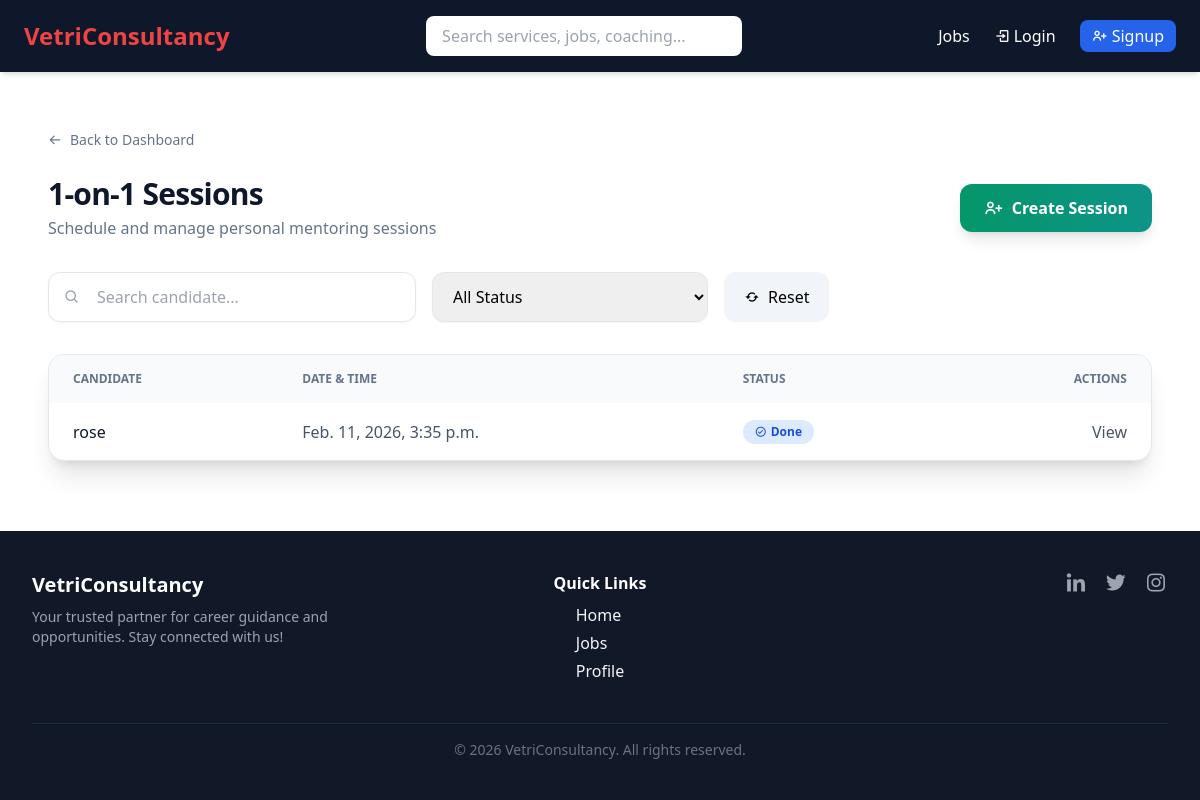
Before: /dashboard/appointments/?type=ONE_ON_ONE with the older database file.
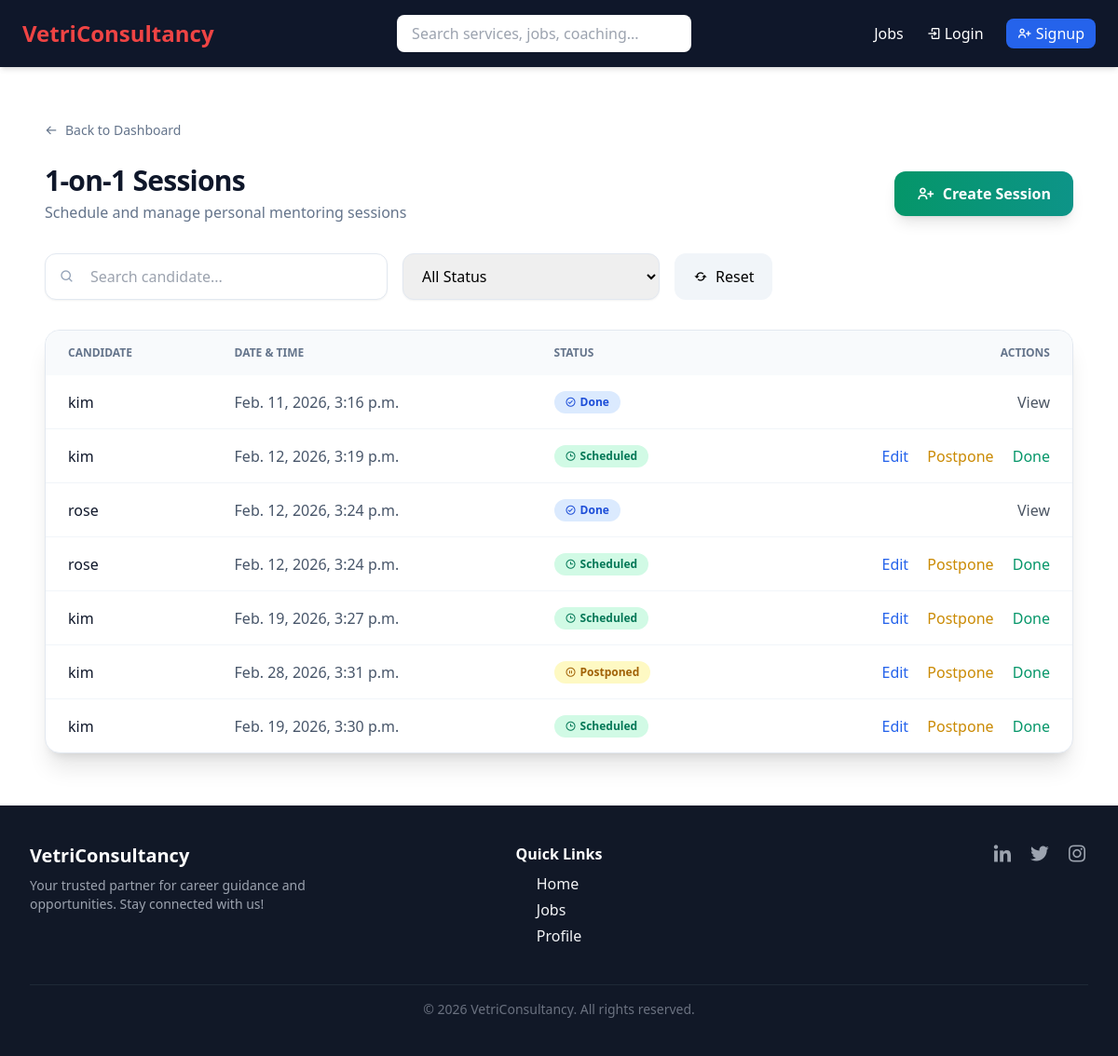
After: the same page with the newer database file.
### VCS/models.py (models this page shows, shortened)
class Appointment(models.Model):
    TYPE_CHOICES = [
        ('INTERVIEW', 'Interview'),
        ('ONE_ON_ONE', '1-1 Session'),
    ]
    STATUS_CHOICES = [
        ('SCHEDULED', 'Scheduled'),
        ('DONE', 'Done'),
        ('POSTPONED', 'Postponed'),
    ]
    application = models.ForeignKey(JobApplication, on_delete=models.CASCADE, null=True, blank=True)
    consultant = models.ForeignKey(
        User,
        on_delete=models.SET_NULL,
        null=True,
        blank=True,
        related_name="consultant_appointments"
    )
    appointment_type = models.CharField(max_length=20,
                                        choices=TYPE_CHOICES,
                                        default='INTERVIEW')
    scheduled_at = models.DateTimeField()
    status = models.CharField(max_length=20, choices=STATUS_CHOICES, default='SCHEDULED')
    notes = models.TextField(blank=True)
    created_at = models.DateTimeField(null=True, blank=True)
    interview_type = models.CharField(
        max_length=20,
        choices=[('BEHAVIORAL', 'Behavioral'), ('TECHNICAL', 'Technical'), ('CASE_STUDY', 'Case Study')],
        blank=True,
        null=True
    )
    target_role = models.CharField(max_length=100, blank=True)
    video_link = models.URLField(blank=True)
    is_mock_interview = models.BooleanField(default=False)
    waitlist = models.BooleanField(default=False)

class JobApplication(models.Model):
    STATUS_CHOICES = [
        ('APPLIED', 'Applied'),
        ('VIEWED', 'Viewed by Recruiter'),
        ('WAITING', 'Waiting for Recruiter Action'),
        ('REJECTED', 'Rejected'),
        ('HIRED', 'Hired'),
    ]
    user = models.ForeignKey(User, on_delete=models.CASCADE)
    job = models.ForeignKey(Job, on_delete=models.CASCADE)
    applied_at = models.DateTimeField(auto_now_add=True)
    status = models.CharField(max_length=20, choices=STATUS_CHOICES, default='APPLIED')
    updated_at = models.DateTimeField(auto_now=True)
    resume = models.FileField(upload_to='resumes/', blank=True, null=True)
    class Meta:
        unique_together = ('user', 'job')

### VCS/views.py (the view)
# urls.py: path('dashboard/appointments/', appointment_list, name='appointment_list'),
def appointment_list(request):
    appt_type = request.GET.get("type")
    search_query = request.GET.get("search", "")
    appointments = Appointment.objects.all()
    if appt_type:
        appointments = appointments.filter(appointment_type=appt_type)
    if search_query:
        appointments = appointments.filter(application__user__username__icontains=search_query)
    template_name = {
        'INTERVIEW': 'admin/interview_list.html',
        'ONE_ON_ONE': 'admin/one_on_one_list.html',
    }.get(appt_type)
    users = User.objects.filter(
        profile__isnull=False,
        is_superuser=False
    ).filter(
        Q(profile__is_pro=True) | Q(profile__is_proplus=True)
    ).select_related('profile')
    todays_slots, created = InterviewSlot.objects.get_or_create(date=date.today())
    context = {
        "appointments": appointments,
        "appt_type": appt_type,
        "search_query": search_query,
        "users": users,
        'todays_slots': todays_slots,
    }
    return render(request, template_name, context)

### VCS/templates/admin/one_on_one_list.html (shortened to what this page needs)
{% extends 'base.html' %}
{% block content %}
<link href="https://unpkg.com/boxicons@2.1.4/css/boxicons.min.css" rel="stylesheet">
<div class="max-w-7xl mx-auto px-6 py-8">
    <a href="{% url 'admin_dashboard' %}"
       class="inline-flex items-center gap-2 text-sm font-medium text-slate-500 hover:text-slate-900 transition">
        <i class='bx bx-arrow-back'></i>
        Back to Dashboard
    </a>
    <div class="mt-6 flex flex-col sm:flex-row sm:items-center sm:justify-between gap-4">
        <div>
            <h1 class="text-3xl font-bold tracking-tight text-slate-900">
                1-on-1 Sessions
            </h1>
            <p class="mt-1 text-slate-500">
                Schedule and manage personal mentoring sessions
            </p>
        </div>
        <button onclick="openCreateModal()"
                class="inline-flex items-center gap-2
                       bg-gradient-to-r from-emerald-600 to-teal-600
                       text-white px-6 py-3 rounded-xl font-semibold
                       shadow-lg hover:shadow-xl hover:scale-[1.02] transition">
            <i class='bx bx-user-plus text-xl'></i>
            Create Session
        </button>
    </div>
    <div class="mt-8 flex flex-col lg:flex-row gap-4">
        <div class="relative w-full lg:w-1/3">
            <i class='bx bx-search absolute left-4 top-1/2 -translate-y-1/2 text-slate-400'></i>
            <input id="searchInput" type="text"
                   placeholder="Search candidate..."
                   class="w-full pl-12 pr-4 py-3 rounded-xl border border-slate-200
                          focus:ring-2 focus:ring-emerald-500 shadow-sm">
        </div>
        <select id="statusFilter"
                class="w-full lg:w-1/4 px-4 py-3 rounded-xl border border-slate-200
                       focus:ring-2 focus:ring-emerald-500 shadow-sm">
            <option value="">All Status</option>
        </select>
        <button id="clearFilters"
                class="inline-flex items-center gap-2 px-5 py-3 rounded-xl
                       bg-slate-100 hover:bg-slate-200 transition font-medium">
            <i class='bx bx-refresh'></i>
            Reset
        </button>
    </div>
    <div class="mt-8 overflow-hidden rounded-2xl border border-slate-200 bg-white shadow-xl">
        <table class="min-w-full">
            <thead class="bg-slate-50">
                <tr>
                    <th class="px-6 py-4 text-left text-xs font-semibold text-slate-500 uppercase">Candidate</th>
                    <th class="px-6 py-4 text-left text-xs font-semibold text-slate-500 uppercase">Date & Time</th>
                    <th class="px-6 py-4 text-left text-xs font-semibold text-slate-500 uppercase">Status</th>
                    <th class="px-6 py-4 text-right text-xs font-semibold text-slate-500 uppercase">Actions</th>
                </tr>
            </thead>
            <tbody id="appointmentTable" class="divide-y divide-slate-100">
            {% for appt in appointments %}
                <tr class="appointment-row hover:bg-slate-50 transition"
                    data-status="{{ appt.status }}">
                    <td class="px-6 py-4 font-medium text-slate-900">
                        {{ appt.application.user.username }}
                    </td>
                    <td class="px-6 py-4 text-slate-600">
                        {{ appt.scheduled_at }}
                    </td>
                    <td class="px-6 py-4">
                        {% if appt.status == 'SCHEDULED' %}
                        <span class="inline-flex items-center gap-1 px-3 py-1 rounded-full
                                     bg-emerald-100 text-emerald-700 text-xs font-semibold">
                            <i class='bx bx-time'></i> Scheduled
                        </span>
                        {% elif appt.status == 'DONE' %}
                        <span class="inline-flex items-center gap-1 px-3 py-1 rounded-full
                                     bg-blue-100 text-blue-700 text-xs font-semibold">
                            <i class='bx bx-check-circle'></i> Done
                        </span>
                        {% elif appt.status == 'POSTPONED' %}
                        <span class="inline-flex items-center gap-1 px-3 py-1 rounded-full
                                     bg-yellow-100 text-yellow-700 text-xs font-semibold">
                            <i class='bx bx-pause-circle'></i> Postponed
                        </span>
                        {% endif %}
                    </td>
                    <td class="px-6 py-4 text-right space-x-4">
                        {% if appt.status != 'DONE' %}
                        <button onclick="openEditModal({{ appt.id }})"
                                class="text-blue-600 hover:text-blue-800 font-medium">
                            Edit
                        </button>
                        <button onclick="openPostponeModal({{ appt.id }})"
                                class="text-yellow-600 hover:text-yellow-800 font-medium">
                            Postpone
                        </button>
                        <button onclick="markAsDone({{ appt.id }})"
                                class="text-emerald-600 hover:text-emerald-800 font-medium">
                            Done
                        </button>
                        {% endif %}
                        {% if appt.status == 'DONE' %}
                        <button onclick="openViewModal({{ appt.id }})"
                                class="text-gray-600 hover:text-gray-800 font-medium">
                            View
                        </button>
                        {% endif %}
                    </td>
                </tr>
            {% empty %}
                <tr>
                    <td colspan="4" class="px-6 py-10 text-center text-slate-500">
                        No 1-on-1 sessions found
                    </td>
                </tr>
            {% endfor %}
            </tbody>
        </table>
    </div>
</div>
{% endblock %}

### VCS/templates/base.html (shortened to what this page needs)
<!DOCTYPE html>
<html lang="en" x-data="{ open: false, openQuery:false }">
<head>
    <script src="https://cdn.tailwindcss.com"></script>
    <link href="https://unpkg.com/boxicons@2.1.4/css/boxicons.min.css" rel="stylesheet">
    <link href="https://cdn.jsdelivr.net/npm/fullcalendar@6.1.11/index.global.min.css" rel="stylesheet">
</head>
<body class="flex flex-col min-h-screen">
    <header class="bg-slate-900 text-white px-6 py-4 flex flex-col md:flex-row md:items-center md:justify-between shadow-md">
    <div class="flex justify-between items-center w-full md:w-auto">
        <a href="/" class="text-2xl font-bold text-red-500 hover:text-red-600 transition-colors duration-200">
            VetriConsultancy
        </a>
    </div>
    <div :class="{'block': open, 'hidden': !open}" class="w-full mt-4 md:mt-0 md:flex md:items-center md:justify-between">
        <form action="/search/" method="get" class="w-full md:w-1/3 mx-auto mb-3 md:mb-0">
            <input type="text" name="q"
                   placeholder="Search services, jobs, coaching..."
                   class="w-full px-4 py-2 rounded-lg text-black focus:outline-none focus:ring-2 focus:ring-blue-500 transition shadow-sm">
        </form>
        <nav class="flex flex-col md:flex-row md:items-center space-y-2 md:space-y-0 md:space-x-6 text-sm md:text-base">
            <a href="/jobs/" class="hover:text-blue-400 transition duration-200">Jobs</a>
            {% if user.is_authenticated %}
            <div class="relative" id="notification-container">
                <button onclick="toggleNotifications()" class="relative text-2xl p-2 rounded hover:bg-slate-800 transition focus:outline-none">
                    <i class='bx bx-bell'></i>
                    {% if notification_count > 0 %}
                    <span class="absolute -top-1 -right-1 bg-red-600 text-white text-xs px-2 py-0.5 rounded-full">
                        {{ notification_count }}
                    </span>
                    {% endif %}
                </button>
                <div id="notification-dropdown"
                    class="absolute right-0 mt-2 w-80 bg-white text-black rounded-lg shadow-lg z-50 overflow-hidden transition-all duration-200 transform origin-top scale-95 opacity-0"
                    style="visibility: hidden;">
                    <div class="p-3 border-b font-semibold text-gray-800">Notifications</div>
                    {% for note in latest_notifications %}
                    <a href="{% url 'mark_notification_read' note.id %}"
                    class="block px-4 py-2 text-sm hover:bg-gray-100 {% if not note.is_read %}font-semibold{% endif %}">
                        {{ note.message|truncatechars:50 }}
                        <div class="text-xs text-gray-500">{{ note.created_at|date:"d M H:i" }}</div>
                    </a>
                    {% empty %}
                    <p class="p-4 text-sm text-gray-500">No notifications</p>
                    {% endfor %}
                    <a href="{% url 'notifications' %}"
                    class="block text-center py-2 text-blue-600 hover:bg-gray-100 font-medium transition">View all</a>
                </div>
            </div>
            {% if user.is_superuser or user.is_staff %}
            <a href="{% url 'admin_dashboard' %}" class="flex items-center gap-1 hover:text-yellow-400 transition duration-200">
                <i class='bx bx-tachometer'></i> Dashboard
            </a>
            {% else %}
            <a href="{% url 'profile' %}" class="flex items-center gap-1 hover:text-blue-400 transition duration-200">
                <i class='bx bx-user'></i> Welcome {{ user.username }}
            </a>
            {% endif %}
            <form method="post" action="{% url 'logout' %}" class="inline">
                {% csrf_token %}
                <button type="submit" class="flex items-center gap-1 hover:text-red-400 transition duration-200">
                    <i class='bx bx-log-out'></i> Logout
                </button>
            </form>
            {% else %}
            <a href="/login/" class="flex items-center gap-1 hover:text-blue-400 transition duration-200">
                <i class='bx bx-log-in'></i> Login
            </a>
            <a href="/signup/" class="flex items-center gap-1 bg-blue-600 px-3 py-1 rounded-lg hover:bg-blue-700 transition duration-200">
                <i class='bx bx-user-plus'></i> Signup
            </a>
            {% endif %}
        </nav>
    </div>
</header>
<main class="flex-grow px-4 md:px-6 py-6">
    {% block content %}{% endblock %}
</main>
<footer class="bg-gray-900 text-gray-100 py-10">
    <div class="max-w-7xl mx-auto px-4 sm:px-6 lg:px-8">
        <div class="grid grid-cols-1 sm:grid-cols-3 gap-8">
            <div class="flex flex-col items-center sm:items-start text-center sm:text-left">
                <h2 class="text-xl font-bold text-white mb-2">VetriConsultancy</h2>
                <p class="text-gray-400 text-sm">
                    Your trusted partner for career guidance and opportunities.
                    Stay connected with us!
                </p>
            </div>
            <div class="flex flex-col items-center">
                <h3 class="text-white font-semibold mb-2">Quick Links</h3>
                <ul class="space-y-1">
                    {% if user.is_superuser %}
                    <li><a href="/" class="hover:text-blue-500 transition-colors duration-200">Home</a></li>
                    <li><a href="/jobs" class="hover:text-blue-500 transition-colors duration-200">Jobs</a></li>
                    {% else %}
                    <li><a href="/" class="hover:text-blue-500 transition-colors duration-200">Home</a></li>
                    <li><a href="/jobs" class="hover:text-blue-500 transition-colors duration-200">Jobs</a></li>
                    <li><a href="/profile" class="hover:text-blue-500 transition-colors duration-200">Profile</a></li>
                    {% endif %}
                </ul>
            </div>
            <div class="flex flex-col items-center sm:items-end text-center sm:text-right space-y-4">
                <div class="flex space-x-4 justify-center sm:justify-end">
                    <a href="#" class="text-gray-400 hover:text-blue-600 transition-colors duration-200">
                        <i class='bx bxl-linkedin text-2xl'></i>
                    </a>
                    <a href="#" class="text-gray-400 hover:text-sky-400 transition-colors duration-200">
                        <i class='bx bxl-twitter text-2xl'></i>
                    </a>
                    <a href="#" class="text-gray-400 hover:text-pink-500 transition-colors duration-200">
                        <i class='bx bxl-instagram text-2xl'></i>
                    </a>
                </div>
            </div>
        </div>
        <div class="mt-10 border-t border-gray-800 pt-4 text-center text-gray-500 text-sm">
            © 2026 VetriConsultancy. All rights reserved.
        </div>
    </div>
</footer>
</body>
</html>

Changed rows visible on the page:
removed Appointment: application.user.username "rose", scheduled_at "Feb. 11, 2026, 3:35 p.m.", status "DONE" (drawn)
added Appointment: application.user.username "kim", scheduled_at "Feb. 11, 2026, 3:16 p.m.", status "DONE" (drawn)
added Appointment: application.user.username "kim", scheduled_at "Feb. 12, 2026, 3:19 p.m.", status "SCHEDULED" (drawn)
added Appointment: application.user.username "rose", scheduled_at "Feb. 12, 2026, 3:24 p.m.", status "DONE" (drawn)
added Appointment: application.user.username "rose", scheduled_at "Feb. 12, 2026, 3:24 p.m.", status "SCHEDULED" (drawn)
added Appointment: application.user.username "kim", scheduled_at "Feb. 19, 2026, 3:27 p.m.", status "SCHEDULED" (drawn)
added Appointment: application.user.username "kim", scheduled_at "Feb. 28, 2026, 3:31 p.m.", status "POSTPONED" (drawn)
added Appointment: application.user.username "kim", scheduled_at "Feb. 19, 2026, 3:30 p.m.", status "SCHEDULED" (drawn)
